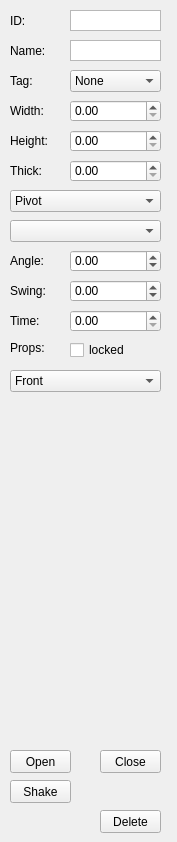
    <widget class="QWidget" name="doors">
     <attribute name="icon">
      <iconset resource="resources.qrc">
       <normaloff>:/Icons/tools-door.png</normaloff>:/Icons/tools-door.png</iconset>
     </attribute>
     <attribute name="title">
      <string>Doors</string>
     </attribute>
     <widget class="QLabel" name="labelDoorID">
      <property name="geometry">
       <rect>
        <x>10</x>
        <y>10</y>
        <width>61</width>
        <height>21</height>
       </rect>
      </property>
      <property name="text">
       <string>ID:</string>
      </property>
     </widget>
     <widget class="QComboBox" name="comboDoorMode">
      <property name="geometry">
       <rect>
        <x>10</x>
        <y>190</y>
        <width>151</width>
        <height>22</height>
       </rect>
      </property>
      <item>
       <property name="text">
        <string>Pivot</string>
       </property>
      </item>
      <item>
       <property name="text">
        <string>SlideX</string>
       </property>
      </item>
      <item>
       <property name="text">
        <string>SlideY</string>
       </property>
      </item>
     </widget>
     <widget class="QDoubleSpinBox" name="spinDoorHeight">
      <property name="geometry">
       <rect>
        <x>70</x>
        <y>130</y>
        <width>91</width>
        <height>22</height>
       </rect>
      </property>
      <property name="minimum">
       <double>0.000000000000000</double>
      </property>
      <property name="maximum">
       <double>16384.000000000000000</double>
      </property>
      <property name="singleStep">
       <double>0.250000000000000</double>
      </property>
     </widget>
     <widget class="QLabel" name="labelDoorSwing">
      <property name="geometry">
       <rect>
        <x>10</x>
        <y>280</y>
        <width>61</width>
        <height>21</height>
       </rect>
      </property>
      <property name="text">
       <string>Swing:</string>
      </property>
     </widget>
     <widget class="QPushButton" name="pushDoorDelete">
      <property name="geometry">
       <rect>
        <x>100</x>
        <y>810</y>
        <width>61</width>
        <height>23</height>
       </rect>
      </property>
      <property name="text">
       <string>Delete</string>
      </property>
     </widget>
     <widget class="QLabel" name="labelDoorThick">
      <property name="geometry">
       <rect>
        <x>10</x>
        <y>160</y>
        <width>61</width>
        <height>21</height>
       </rect>
      </property>
      <property name="text">
       <string>Thick:</string>
      </property>
     </widget>
     <widget class="QDoubleSpinBox" name="spinDoorSwing">
      <property name="geometry">
       <rect>
        <x>70</x>
        <y>280</y>
        <width>91</width>
        <height>22</height>
       </rect>
      </property>
      <property name="minimum">
       <double>-180.000000000000000</double>
      </property>
      <property name="maximum">
       <double>180.000000000000000</double>
      </property>
     </widget>
     <widget class="QLabel" name="labelDoorTime">
      <property name="geometry">
       <rect>
        <x>10</x>
        <y>310</y>
        <width>61</width>
        <height>21</height>
       </rect>
      </property>
      <property name="text">
       <string>Time:</string>
      </property>
     </widget>
     <widget class="QComboBox" name="comboDoorTag">
      <property name="geometry">
       <rect>
        <x>70</x>
        <y>70</y>
        <width>91</width>
        <height>22</height>
       </rect>
      </property>
      <item>
       <property name="text">
        <string>None</string>
       </property>
      </item>
     </widget>
     <widget class="QLabel" name="labelDoorWidth">
      <property name="geometry">
       <rect>
        <x>10</x>
        <y>100</y>
        <width>61</width>
        <height>21</height>
       </rect>
      </property>
      <property name="text">
       <string>Width:</string>
      </property>
     </widget>
     <widget class="QLabel" name="labelDoorHeight">
      <property name="geometry">
       <rect>
        <x>10</x>
        <y>130</y>
        <width>61</width>
        <height>21</height>
       </rect>
      </property>
      <property name="text">
       <string>Height:</string>
      </property>
     </widget>
     <widget class="QDoubleSpinBox" name="spinDoorThick">
      <property name="geometry">
       <rect>
        <x>70</x>
        <y>160</y>
        <width>91</width>
        <height>22</height>
       </rect>
      </property>
      <property name="minimum">
       <double>0.000000000000000</double>
      </property>
      <property name="maximum">
       <double>16384.000000000000000</double>
      </property>
      <property name="singleStep">
       <double>0.250000000000000</double>
      </property>
     </widget>
     <widget class="QComboBox" name="comboDoorTexture">
      <property name="geometry">
       <rect>
        <x>10</x>
        <y>370</y>
        <width>151</width>
        <height>22</height>
       </rect>
      </property>
      <item>
       <property name="text">
        <string>Front</string>
       </property>
      </item>
      <item>
       <property name="text">
        <string>Back</string>
       </property>
      </item>
      <item>
       <property name="text">
        <string>Sides</string>
       </property>
      </item>
     </widget>
     <widget class="QLabel" name="labelDoorName">
      <property name="geometry">
       <rect>
        <x>10</x>
        <y>40</y>
        <width>61</width>
        <height>21</height>
       </rect>
      </property>
      <property name="text">
       <string>Name:</string>
      </property>
     </widget>
     <widget class="WdgSurfaceEdit" name="wdgDoorSurface" native="true">
      <property name="geometry">
       <rect>
        <x>0</x>
        <y>400</y>
        <width>168</width>
        <height>340</height>
       </rect>
      </property>
     </widget>
     <widget class="QPushButton" name="pushDoorClose">
      <property name="geometry">
       <rect>
        <x>100</x>
        <y>750</y>
        <width>61</width>
        <height>23</height>
       </rect>
      </property>
      <property name="text">
       <string>Close</string>
      </property>
     </widget>
     <widget class="QLabel" name="labelDoorProps">
      <property name="geometry">
       <rect>
        <x>10</x>
        <y>340</y>
        <width>61</width>
        <height>16</height>
       </rect>
      </property>
      <property name="text">
       <string>Props:</string>
      </property>
     </widget>
     <widget class="QDoubleSpinBox" name="spinDoorWidth">
      <property name="geometry">
       <rect>
        <x>70</x>
        <y>100</y>
        <width>91</width>
        <height>22</height>
       </rect>
      </property>
      <property name="minimum">
       <double>0.000000000000000</double>
      </property>
      <property name="maximum">
       <double>16384.000000000000000</double>
      </property>
      <property name="singleStep">
       <double>0.250000000000000</double>
      </property>
     </widget>
     <widget class="QLabel" name="labelDoorTag">
      <property name="geometry">
       <rect>
        <x>10</x>
        <y>70</y>
        <width>61</width>
        <height>21</height>
       </rect>
      </property>
      <property name="text">
       <string>Tag:</string>
      </property>
     </widget>
     <widget class="QPlainTextEdit" name="plainDoorName">
      <property name="geometry">
       <rect>
        <x>70</x>
        <y>40</y>
        <width>91</width>
        <height>21</height>
       </rect>
      </property>
      <property name="verticalScrollBarPolicy">
       <enum>Qt::ScrollBarPolicy::ScrollBarAlwaysOff</enum>
      </property>
      <property name="horizontalScrollBarPolicy">
       <enum>Qt::ScrollBarPolicy::ScrollBarAlwaysOff</enum>
      </property>
      <property name="lineWrapMode">
       <enum>QPlainTextEdit::LineWrapMode::NoWrap</enum>
      </property>
      <property name="readOnly">
       <bool>false</bool>
      </property>
     </widget>
     <widget class="QDoubleSpinBox" name="spinDoorAngle">
      <property name="geometry">
       <rect>
        <x>70</x>
        <y>250</y>
        <width>91</width>
        <height>22</height>
       </rect>
      </property>
      <property name="minimum">
       <double>-180.000000000000000</double>
      </property>
      <property name="maximum">
       <double>180.000000000000000</double>
      </property>
     </widget>
     <widget class="QPlainTextEdit" name="plainDoorID">
      <property name="geometry">
       <rect>
        <x>70</x>
        <y>10</y>
        <width>91</width>
        <height>21</height>
       </rect>
      </property>
      <property name="verticalScrollBarPolicy">
       <enum>Qt::ScrollBarPolicy::ScrollBarAlwaysOff</enum>
      </property>
      <property name="horizontalScrollBarPolicy">
       <enum>Qt::ScrollBarPolicy::ScrollBarAlwaysOff</enum>
      </property>
      <property name="undoRedoEnabled">
       <bool>false</bool>
      </property>
      <property name="lineWrapMode">
       <enum>QPlainTextEdit::LineWrapMode::NoWrap</enum>
      </property>
      <property name="readOnly">
       <bool>true</bool>
      </property>
     </widget>
     <widget class="QDoubleSpinBox" name="spinDoorTime">
      <property name="geometry">
       <rect>
        <x>70</x>
        <y>310</y>
        <width>91</width>
        <height>22</height>
       </rect>
      </property>
      <property name="minimum">
       <double>0.000000000000000</double>
      </property>
      <property name="maximum">
       <double>300.000000000000000</double>
      </property>
      <property name="singleStep">
       <double>0.250000000000000</double>
      </property>
     </widget>
     <widget class="QCheckBox" name="checkDoorLocked">
      <property name="geometry">
       <rect>
        <x>70</x>
        <y>340</y>
        <width>91</width>
        <height>20</height>
       </rect>
      </property>
      <property name="toolTip">
       <string>Won't open: shakes and plays the locked sound</string>
      </property>
      <property name="text">
       <string>locked</string>
      </property>
     </widget>
     <widget class="QLabel" name="labelDoorAngle">
      <property name="geometry">
       <rect>
        <x>10</x>
        <y>250</y>
        <width>61</width>
        <height>21</height>
       </rect>
      </property>
      <property name="text">
       <string>Angle:</string>
      </property>
     </widget>
     <widget class="QPushButton" name="pushDoorOpen">
      <property name="geometry">
       <rect>
        <x>10</x>
        <y>750</y>
        <width>61</width>
        <height>23</height>
       </rect>
      </property>
      <property name="text">
       <string>Open</string>
      </property>
     </widget>
     <widget class="QComboBox" name="comboDoorEasing">
      <property name="geometry">
       <rect>
        <x>10</x>
        <y>220</y>
        <width>151</width>
        <height>22</height>
       </rect>
      </property>
     </widget>
     <widget class="QPushButton" name="pushDoorShake">
      <property name="geometry">
       <rect>
        <x>10</x>
        <y>780</y>
        <width>61</width>
        <height>23</height>
       </rect>
      </property>
      <property name="text">
       <string>Shake</string>
      </property>
     </widget>
    </widget>
